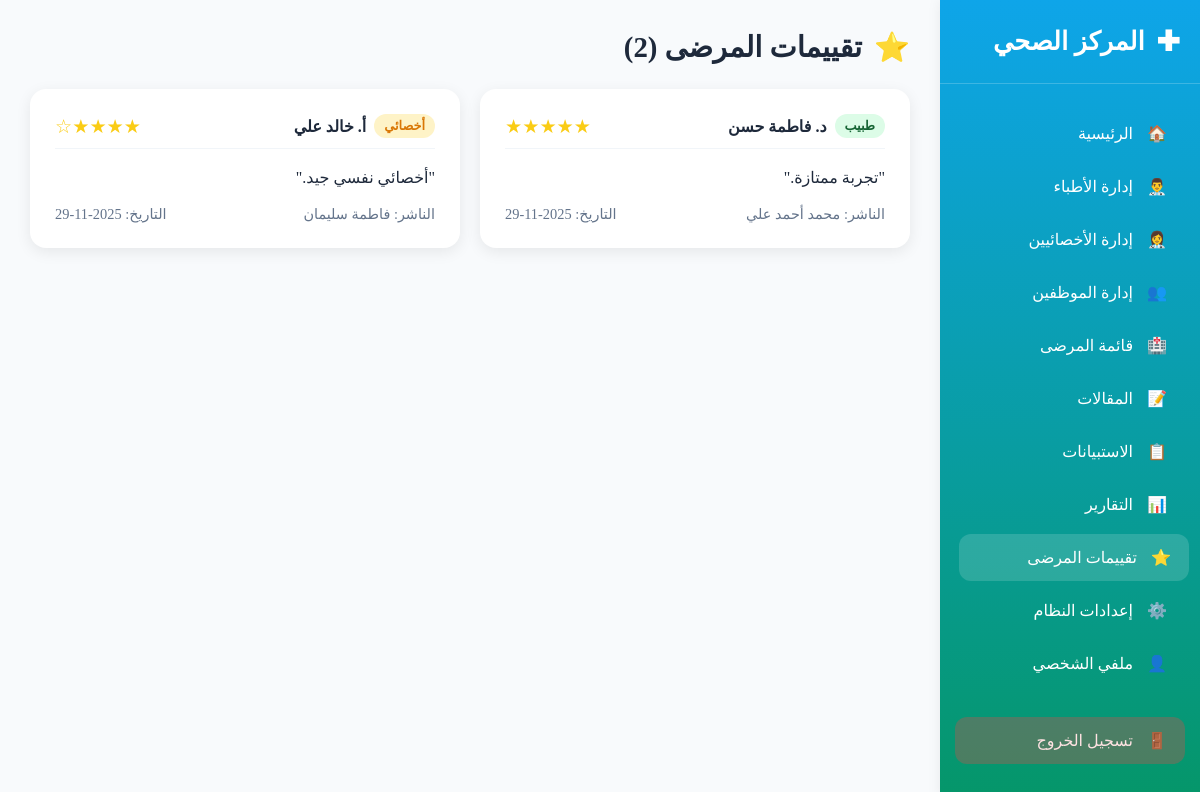
Page /admin/reviews.php (signed in) on the committed database.
### tables this page shows
CREATE TABLE `ratings` (
  `id` int NOT NULL,
  `patient_id` int NOT NULL,
  `entity_id` int NOT NULL,
  `entity_type` enum('doctor','specialist','center') NOT NULL,
  `rating` int NOT NULL,
  `comment` text,
  `created_at` timestamp NOT NULL DEFAULT CURRENT_TIMESTAMP
);

CREATE TABLE `patients` (
  `id` int NOT NULL,
  `full_name` varchar(100) NOT NULL,
  `email` varchar(100) DEFAULT NULL,
  `phone` varchar(20) DEFAULT NULL,
  `dob` date DEFAULT NULL,
  `gender` enum('male','female','other') DEFAULT NULL,
  `address` text,
  `created_at` timestamp NOT NULL DEFAULT CURRENT_TIMESTAMP
);

### admin/reviews.php (the view, shortened to what this page needs)
<?php
$database = new Database();
$conn = $database->getConnection();
$query = "
    SELECT
        r.id,                     -- جلب معرف التقييم
        r.rating,                 -- جلب التقييم نفسه (مثل 1-5)
        r.comment,                -- جلب تعليق التقييم
        r.entity_type,            -- نوع الكيان الذي تم تقييمه (مثل: طبيب، اختصاصي، مركز)
        r.created_at,             -- تاريخ ووقت إنشاء التقييم
        p.full_name as patient_name,  -- اسم المريض الذي قام بالتقييم
        -- تحديد اسم الكيان الذي تم تقييمه بناءً على نوع الكيان (طبيب أو اختصاصي أو مركز صحي)
        CASE r.entity_type
            WHEN 'doctor' THEN d.full_name         -- إذا كان الكيان طبيبًا، إرجاع اسم الطبيب
            WHEN 'specialist' THEN s.full_name    -- إذا كان الكيان اختصاصيًا، إرجاع اسم الاختصاصي
            WHEN 'center' THEN 'المركز الصحي العام'  -- إذا كان الكيان مركزًا صحيًا، إرجاع اسم المركز
            ELSE 'غير معروف'                      -- إذا لم يكن الكيان معروفًا، إرجاع 'غير معروف'
        END as rated_entity_name,
        r.entity_id                -- جلب معرف الكيان (مثل معرف الطبيب أو الاختصاصي أو المركز الصحي)
    FROM ratings r
    JOIN patients p ON r.patient_id = p.id  -- ربط التقييم مع المرضى عبر معرف المريض
    LEFT JOIN doctors d ON r.entity_type = 'doctor' AND r.entity_id = d.id  -- ربط التقييم مع الأطباء (إذا كان الكيان هو طبيب)
    LEFT JOIN specialists s ON r.entity_type = 'specialist' AND r.entity_id = s.id  -- ربط التقييم مع الاختصاصيين (إذا كان الكيان هو اختصاصي)
    ORDER BY r.created_at DESC  -- ترتيب التقييمات من الأحدث إلى الأقدم
";
$stmt = $conn->query($query);
$reviews = $stmt->fetchAll(PDO::FETCH_ASSOC);
$review_count = count($reviews);
?>
<!DOCTYPE html>
<html lang="ar" dir="rtl">
<head>
    <?php include 'includes/sidebar.php' ?>
</head>
<body>
    <div class="main-content">
        <div class="page-header">
            <h1 class="page-title">
                <span class="icon">⭐</span>
                تقييمات المرضى (<?= $review_count ?>)
            </h1>
        </div>
        <?php if ($review_count > 0): ?>
        <div class="reviews-grid">
            <?php foreach ($reviews as $review): ?>
            <div class="review-card">
                <div>
                    <div class="review-header">
                        <div class="rated-entity">
                            <span class="entity-type-badge badge-<?= $review['entity_type'] ?>">
                                <?= match($review['entity_type']) { 'doctor' => 'طبيب', 'specialist' => 'أخصائي', 'center' => 'المركز العام' } ?>
                            </span>
                             <?= htmlspecialchars($review['rated_entity_name']) ?>
                        </div>
                        <div class="rating-stars">
                            <?= str_repeat('★', $review['rating']) . str_repeat('☆', 5 - $review['rating']) ?>
                        </div>
                    </div>
                    <p class="review-comment">"<?= nl2br(htmlspecialchars($review['comment'] ?? 'لا يوجد تعليق مكتوب.')) ?>"</p>
                </div>
                <div class="reviewer-info">
                    <span>الناشر: <?= htmlspecialchars($review['patient_name']) ?></span>
                    <span>التاريخ: <?= date('Y-m-d', strtotime($review['created_at'])) ?></span>
                </div>
            </div>
            <?php endforeach; ?>
        </div>
        <?php endif; ?>
    </div>
</body>
</html>

### admin/reviews.php (style rules this page uses)
* { margin: 0; padding: 0; box-sizing: border-box; }
.main-content { margin-right: 260px; padding: 30px; }
.page-header { display: flex; justify-content: space-between; align-items: center; margin-bottom: 25px; flex-wrap: wrap; gap: 15px; }
.page-title { font-size: 1.8rem; font-weight: 700; color: var(--text-color); display: flex; align-items: center; gap: 12px; }
.reviews-grid { display: grid; grid-template-columns: repeat(auto-fit, minmax(300px, 1fr)); gap: 20px; }
.review-card { background: var(--card-bg); border-radius: 16px; padding: 25px; box-shadow: 0 4px 15px var(--card-shadow); display: flex; flex-direction: column; justify-content: space-between; }
.review-header { display: flex; justify-content: space-between; align-items: center; margin-bottom: 15px; border-bottom: 1px solid var(--border-color); padding-bottom: 10px; }
.rating-stars { color: #facc15; font-size: 1.2rem; }
.rated-entity { font-weight: 600; color: var(--text-color); display: flex; align-items: center; gap: 8px; }
.review-comment { line-height: 1.7; color: var(--text-color); margin-bottom: 15px; flex-grow: 1; }
.reviewer-info { display: flex; justify-content: space-between; font-size: 0.9rem; color: var(--muted-text); }
.entity-type-badge { padding: 4px 10px; border-radius: 12px; font-size: 0.8rem; font-weight: 600; }
.badge-doctor { background: #dcfce7; color: #166534; }
.badge-specialist { background: #fef3c7; color: #d97706; }

### admin/includes/theme_logic.php (style rules this page uses)
:root { --bg-color: #f8fafc; --text-color: #1e293b; --card-bg: white; --card-shadow: rgba(0,0,0,0.08); --header-bg: white; --header-shadow: rgba(0,0,0,0.08); --sidebar-bg: linear-gradient(180deg, #0ea5e9 0%, #059669 100%); --sidebar-text: white; --border-color: #f1f5f9; --muted-text: #64748b; --stat-title-color: #64748b; --toggle-bg: #e2e8f0; --toggle-thumb: white; --department-active: #dcfce7; --department-inactive: #fee2e2; --department-active-text: #166534; --department-inactive-text: #dc2626; }
body { background-color: var(--bg-color); color: var(--text-color); transition: background-color 0.3s ease, color 0.3s ease; }

### rows in the picture
ratings: entity_type "طبيب", rated_entity_name "د. فاطمة حسن", rating "★★★★★", comment "تجربة ممتازة.", patient.full_name "محمد أحمد علي", created_at "2025-11-29"
ratings: entity_type "أخصائي", rated_entity_name "أ. خالد علي", rating "★★★★", rating "☆", comment "أخصائي نفسي جيد.", patient.full_name "فاطمة سليمان", created_at "2025-11-29"

### other values in the picture
$review_count "2"
